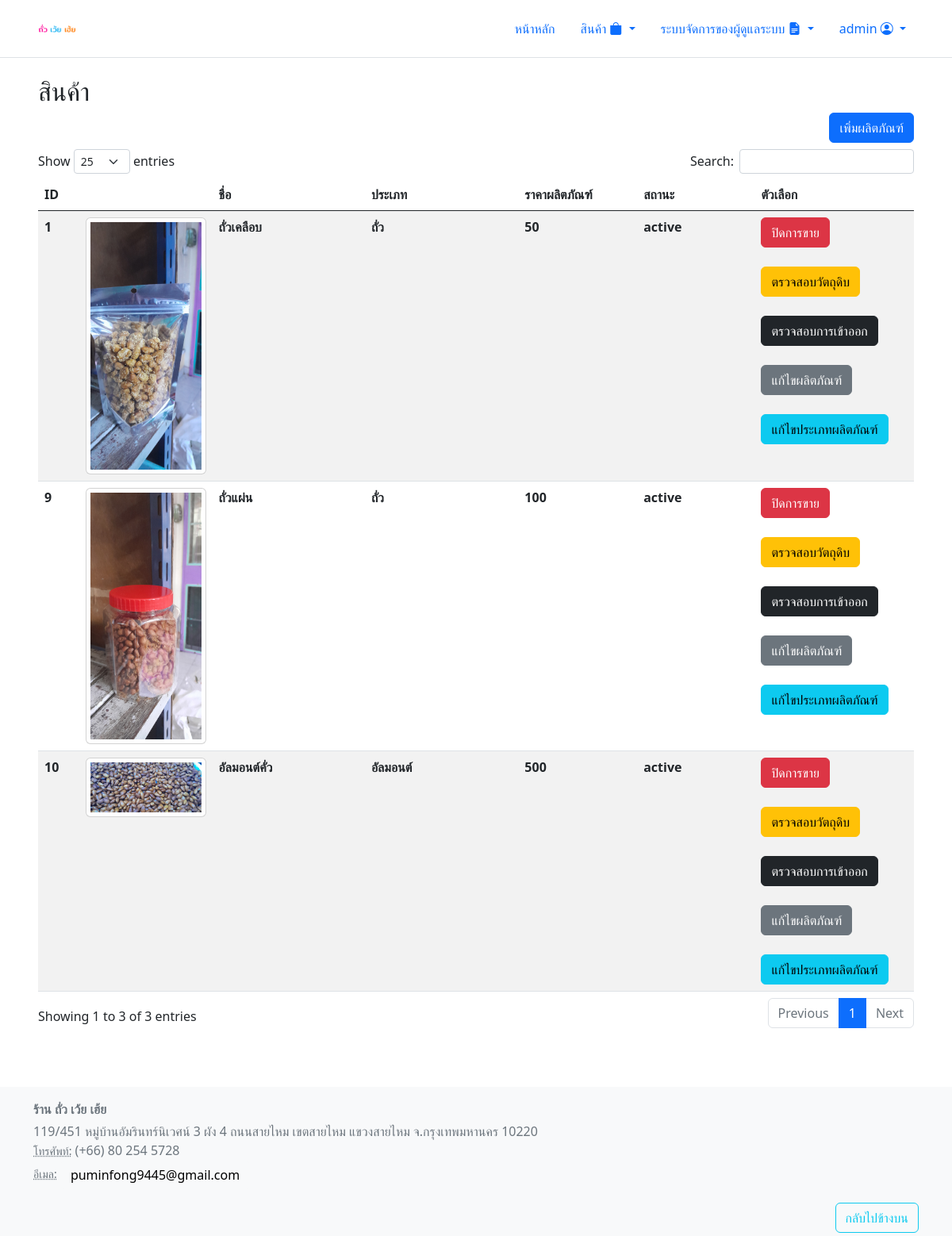
The page /view/admin_page/product_admin.php (signed in) on the database its author committed.
### tables this page shows
CREATE TABLE `products` (
  `product_id` int(11) NOT NULL,
  `product_name` varchar(200) DEFAULT '',
  `product_category` varchar(255) DEFAULT NULL,
  `product_description` varchar(200) DEFAULT NULL,
  `product_img` varchar(255) DEFAULT NULL,
  `product_price` double DEFAULT NULL,
  `product_status` varchar(200) NOT NULL DEFAULT 'active',
  `product_amount` double NOT NULL DEFAULT 0
);

### html/view/admin_page/product_admin.php (the view, shortened to what this page needs)
<?php
require '../../inc/header.php';
?>
<h2>สินค้า</h2>
    <div class="mb-2 d-flex flex-row-reverse">
      <?php include 'add_product_modal.php'; ?>
    </div>
	  <table id="ProductTable" class="table table-striped" style="width:100%">
        <thead>
			<center>
            <tr>
            <th width='5%'>
              ID
            </th>
			<th width='5%'>
            </th>
			      <th width='20%'>
              ชื่อ
            </th>
            <th width='20%'>
              ประเภท
            </th>
            <th width='15%'>
              ราคาผลิตภัณฑ์
            </th>
            <th width='15%'>
              สถานะ
            </th>
            <th width='20%'>
              ตัวเลือก
            </th>
          </tr>
			</center>
        </thead>
        <tbody>
        <?php
        	$select_products = mysqli_query($db, "SELECT * FROM `products`");
      		if(mysqli_num_rows($select_products) > 0){
         		while($fetch_product = mysqli_fetch_assoc($select_products)){
        ?>
            <tr>
                <th>
                    <?=$fetch_product['product_id']?>
                </th>
				<th>
					<div class="card">
						<img style="padding: 5px; max-height: 400px; width: 150px;" src="../../images/products_image/<?php echo $fetch_product['product_img']; ?>" alt="">
					</div>
                </th>
				        <th>
                    <?=$fetch_product['product_name']?>
                </th>
                <th>
                    <?php if ($fetch_product['product_category'] == NULL) {
                      echo 'ยังไม่มีประเภท';
                    } else {
                      echo $fetch_product['product_category'];
                    }
                    ?>
                </th>
                <th>
                    <?=$fetch_product['product_price']?>
                </th>
                <th>
                    <?=$fetch_product['product_status']?>
                </th>
                <th>
                        <form action="" method="post" enctype="multipart/form-data">
                        <?php
                        if ($fetch_product['product_status'] === "active")
                        {?>
                          <input type="submit" class="btn btn-danger" value="ปิดการขาย" name="change_status">
                        <?php }
                        else { ?>
                          <input type="submit" class="btn btn-success" value="เปิดการขาย" name="change_status">
                        <?php }
                        ?>
                        </form>
                    <br>
                    <a class="btn btn-warning" href="../../view/admin_page/product_material.php?id=<?=$fetch_product['product_id']?>">ตรวจสอบวัตถุดิบ</a>
                    <br><br>
                    <a class="btn btn-dark" href="../../view/log/log_products.php?id=<?=$fetch_product['product_id']?>">ตรวจสอบการเข้าออก</a>
                    <br><br>
                    <button type="button" class="btn btn-secondary" data-bs-toggle="modal" data-bs-target="#editproductModal<?=$fetch_product['product_id']?>">
                      แก้ไขผลิตภัณฑ์
                    </button>
                    <br><br>
                    <button type="button" class="btn btn-info" data-bs-toggle="modal" data-bs-target="#editproductcategoryModal<?=$fetch_product['product_id']?>">
                      แก้ไขประเภทผลิตภัณฑ์
                    </button>
                </th>
            </tr><?php
              }
            }
        ?>
        </tbody>
    </table>
  </div>
<?php
require '../../inc/footer.php';
?>

### rows shown on the page
products: product_id "1", product_img (picture), product_name "ถั่วเคลือบ", product_category "ถั่ว", product_price "50", product_status "active"
products: product_id "9", product_img (picture), product_name "ถั่วแผ่น", product_category "ถั่ว", product_price "100", product_status "active"
products: product_id "10", product_img (picture), product_name "อัลมอนต์คั่ว", product_category "อัลมอนต์", product_price "500", product_status "active"

### other values the page prints
$_SESSION['username'] "admin"
